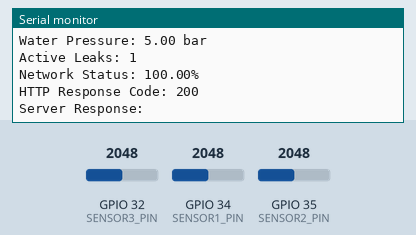
A sketch run on a simulated ESP32. Parts: the last lines printed to the serial monitor. The inputs (shaded band) are chosen by the test bench; at power-on: GPIO 32 (SENSOR3_PIN) = 2048, GPIO 34 (SENSOR1_PIN) = 2048, GPIO 35 (SENSOR2_PIN) = 2048. WiFi joins after 1.5 s; servers stay silent unless stated; uploads are accepted with an empty reply.

Above: at 3.7 s.
3.8 s: GPIO 32 (SENSOR3_PIN) set to 1960
At 7.87 s:
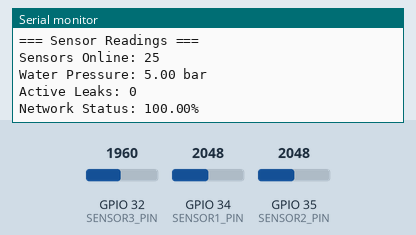
9.6 s: GPIO 34 (SENSOR1_PIN) set to 1960
At 13.07 s:
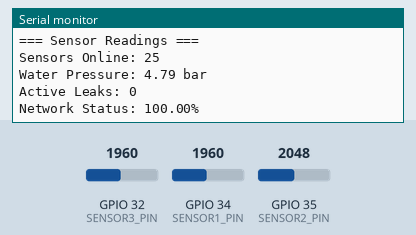
15.4 s: GPIO 35 (SENSOR2_PIN) set to 1960
At 18.9 s:
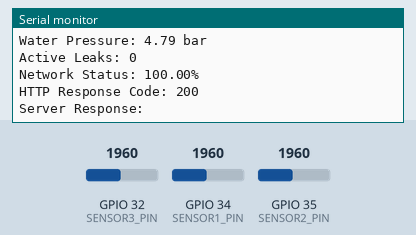
21.2 s: GPIO 34 (SENSOR1_PIN) set to 2040
At 23.48 s:
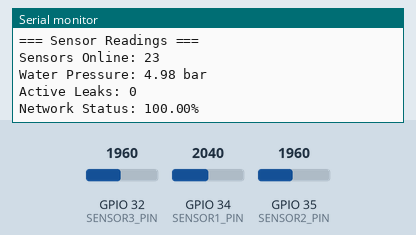
27.0 s: GPIO 35 (SENSOR2_PIN) set to 2040
At 29.6 s:
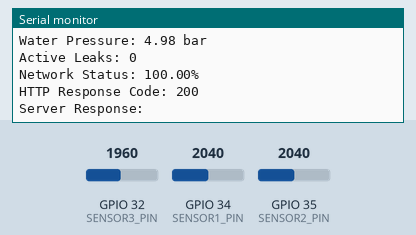
Timing chart, 0 to 31.1 s (numbered marks = the images above; inputs shaded):
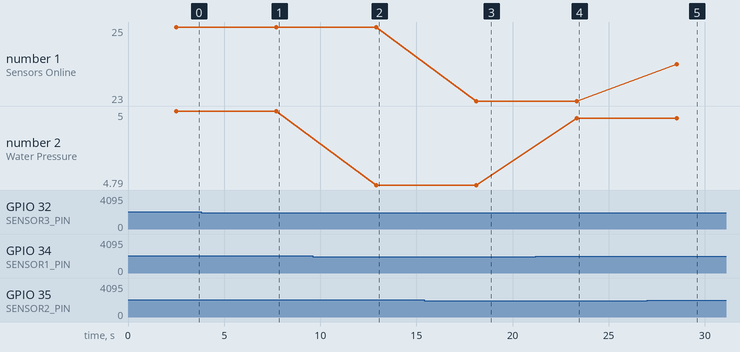

The sketch:

ESP32_CODE.ino
```cpp
// ESP32 CODE - Arduino IDE
// Install: ESP32 Board Package in Arduino IDE
// Libraries: WiFi.h, HTTPClient.h

#include <WiFi.h>
#include <HTTPClient.h>
#include <ArduinoJson.h>

// WiFi Configuration
const char* ssid = "YOUR_WIFI_SSID";
const char* password = "YOUR_WIFI_PASSWORD";

// Server Configuration
const char* serverURL = "http://YOUR_IP:5000/api/sensors";
// Example: http://192.168.1.100:5000/api/sensors

// Sensor Pins (Adjust based on your hardware)
const int SENSOR1_PIN = 34;  // ADC pin for pressure sensor
const int SENSOR2_PIN = 35;  // ADC pin for flow sensor
const int SENSOR3_PIN = 32;  // ADC pin for leak detector

// Variables for sensor readings
int sensorsOnline = 0;
float networkStatus = 0.0;
int activeLeaks = 0;
float waterPressure = 0.0;

void setup() {
    Serial.begin(115200);
    delay(1000);

    pinMode(SENSOR1_PIN, INPUT);
    pinMode(SENSOR2_PIN, INPUT);
    pinMode(SENSOR3_PIN, INPUT);

    // Connect to WiFi
    connectToWiFi();
}

void loop() {
    // Read sensors
    readSensors();

    // Send data to server
    if (WiFi.status() == WL_CONNECTED) {
        sendDataToServer();
    } else {
        connectToWiFi();
    }

    // Send every 5 seconds
    delay(5000);
}

// Connect to WiFi
void connectToWiFi() {
    Serial.println("\nConnecting to WiFi: ");
    Serial.println(ssid);

    WiFi.mode(WIFI_STA);
    WiFi.begin(ssid, password);

    int attempts = 0;
    while (WiFi.status() != WL_CONNECTED && attempts < 20) {
        delay(500);
        Serial.print(".");
        attempts++;
    }

    if (WiFi.status() == WL_CONNECTED) {
        Serial.println("\nWiFi Connected!");
        Serial.print("IP: ");
        Serial.println(WiFi.localIP());
    } else {
        Serial.println("\nFailed to connect to WiFi");
    }
}

// Read sensor values
void readSensors() {
    // Read Pressure Sensor (0-5V to 0-10 bar)
    int rawPressure = analogRead(SENSOR1_PIN);
    waterPressure = (rawPressure / 4095.0) * 10.0;  // Convert to bar

    // Read Flow Sensor (count pulses)
    int rawFlow = analogRead(SENSOR2_PIN);
    sensorsOnline = map(rawFlow, 0, 4095, 0, 50);  // Map to 0-50 sensors

    // Read Leak Detector (digital or analog)
    int rawLeak = analogRead(SENSOR3_PIN);
    activeLeaks = (rawLeak > 2000) ? 1 : 0;  // Threshold at 2000

    // Calculate network status (based on sensors responding)
    networkStatus = (sensorsOnline > 10) ? 100 : (sensorsOnline * 10);

    // Print to Serial
    Serial.println("=== Sensor Readings ===");
    Serial.print("Sensors Online: ");
    Serial.println(sensorsOnline);
    Serial.print("Water Pressure: ");
    Serial.print(waterPressure);
    Serial.println(" bar");
    Serial.print("Active Leaks: ");
    Serial.println(activeLeaks);
    Serial.print("Network Status: ");
    Serial.print(networkStatus);
    Serial.println("%");
}

// Send data to server
void sendDataToServer() {
    HTTPClient http;

    // Create JSON payload
    StaticJsonDocument<200> doc;
    doc["sensorsOnline"] = sensorsOnline;
    doc["networkStatus"] = String(networkStatus, 1) + "%";
    doc["activeLeaks"] = activeLeaks;
    doc["waterPressure"] = String(waterPressure, 1) + " bar";

    String jsonString;
    serializeJson(doc, jsonString);

    // Send POST request
    http.begin(serverURL);
    http.addHeader("Content-Type", "application/json");

    int httpCode = http.POST(jsonString);

    if (httpCode > 0) {
        Serial.print("HTTP Response Code: ");
        Serial.println(httpCode);
        String payload = http.getString();
        Serial.println("Server Response: " + payload);
    } else {
        Serial.println("Error sending data to server");
    }

    http.end();
}

/* ========== SETUP INSTRUCTIONS ==========

1. INSTALL LIBRARIES:
   - Go to Sketch > Include Library > Manage Libraries
   - Search and install: "ArduinoJson" by Benoit Blanchon
   - Ensure WiFi.h is included (comes with ESP32 board)

2. SETUP HARDWARE:
   - Connect pressure sensor to GPIO 34 (ADC)
   - Connect flow sensor to GPIO 35 (ADC)
   - Connect leak detector to GPIO 32 (ADC)
   - Power all sensors with 3.3V or 5V (with voltage divider)
   - Add pull-down resistors (10k) for sensor inputs

3. CONFIGURE CODE:
   - Replace "YOUR_WIFI_SSID" with your WiFi network name
   - Replace "YOUR_WIFI_PASSWORD" with your WiFi password
   - Replace "YOUR_IP" with your server's IP address
   - Adjust sensor pins if using different GPIO pins
   - Calibrate analog readings based on your sensors

4. UPLOAD:
   - Select Board: ESP32 Dev Module
   - Select Port: COM# (your ESP32 port)
   - Click Upload

5. VERIFY:
   - Open Serial Monitor (115200 baud)
   - Should show WiFi connection and sensor readings
   - Check website dashboard for real-time updates

========== EXPECTED OUTPUT ==========
Connecting to WiFi:
MyNetwork
...........
WiFi Connected!
IP: 192.168.1.100

=== Sensor Readings ===
Sensors Online: 24
Water Pressure: 2.5 bar
Active Leaks: 0
Network Status: 100.0%

HTTP Response Code: 200
Server Response: {"success":true,"data":{...}}

*/
```

Measured:
- after the input at 3.8 s, the serial monitor: prints a new line after 3.9 s (image 1)
- after the input at 9.6 s, the serial monitor: prints a new line after 3.3 s (image 2)
- after the input at 15.4 s, the serial monitor: prints a new line after 2.7 s (image 3)
- after the input at 21.2 s, the serial monitor: prints a new line after 2.1 s (image 4)
- after the input at 27.0 s, the serial monitor: prints a new line after 1.5 s (image 5)
- plotted number 1: 25 → 23 after the input at 15.4 s, 23 → 24 after the input at 27.0 s
- plotted number 2: 5 → 4.79 after the input at 9.6 s, 4.79 → 4.98 after the input at 21.2 s
